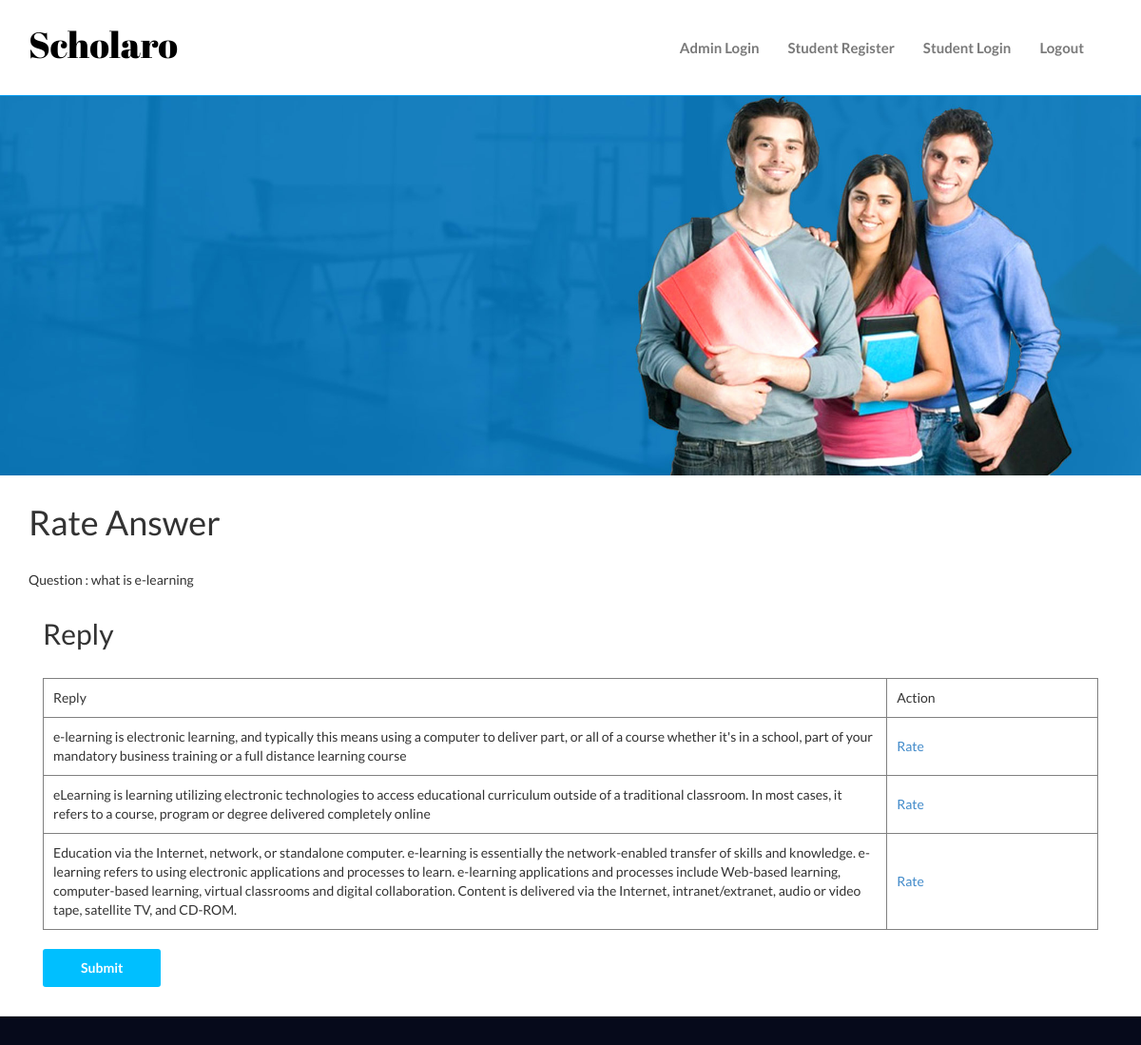
Page /rating.php?qid=1 on the committed database.
### tables this page shows
CREATE TABLE IF NOT EXISTS `question` (
  `qid` int(5) NOT NULL AUTO_INCREMENT,
  `question` longtext NOT NULL,
  `stid` int(5) NOT NULL,
  PRIMARY KEY (`qid`)
);

CREATE TABLE IF NOT EXISTS `reply` (
  `rid` int(5) NOT NULL AUTO_INCREMENT,
  `qid` int(5) NOT NULL,
  `reply` longtext NOT NULL,
  `stid` int(5) NOT NULL,
  `correct` int(5) NOT NULL,
  PRIMARY KEY (`rid`)
);

### rating.php (the view, shortened to what this page needs)
<?php
include"header.php";
?>
<div class="wrapper">
<div class="container">
				<div class="row">
				<div class="col-md-12">
				<h1>Rate Answer</h1>
				<form class="login" role="form" method="post" action="">
<?php
$qid=$_GET['qid'];
$q=mysql_query("select * from question where qid='$qid'")or die(mysql_error());
while($r=mysql_fetch_array($q))
{
$question=$r['question'];
echo "Question  :  $question";
}
?>
<div class="col-md-12">
<?php
$q=mysql_query("select * from reply where qid='$qid'")or die(mysql_error());
$n=mysql_num_rows($q);
if($n>0)
{
echo "<h2>Reply</h2>";
echo '<table align="center" cellpadding="10" cellspacing="0" border="1" width="100%">
<tr><td>Reply</td><td>Action</td></tr>';
while($r=mysql_fetch_array($q))
{
$reply=$r['reply'];
$rid=$r['rid'];
echo '<tr><td width="80%">'.$reply.'</td><td width="20%"><a href="add_rating.php?rid='.$rid.'&qid='.$qid.'">Rate</a></td></tr>';
}
echo "</table>";
}
?><br />
							<button type="submit" class="btn btn-two" name="submit">Submit</button><p><br/></p>
						</form>
						</div>
						</div>
				</div>
				</div>
<?php
include"footer.php";
?>

### assets/css/style.css (style rules this page uses)
body { font-family: 'Lato', sans-serif; font-weight: normal; }
h1, h2, h3, h4, h5, h6 { font-weight: normal; font-family: 'Lato', sans-serif; }
h1, .h1, h2, .h2, h3, .h3 { margin-top: 30px; }
h1 { margin: 30px 0; }
h2 { margin: 30px 0; }
.wrapper { min-height:400px; }
.btn { background: #00bfff; color: #fff; }

### rows in the picture
question: question "what is e-learning"
reply: reply "e-learning is electronic learning, and typically this means using a computer to deliver part, or all of a course whether it's in a school, part of your mandatory business training or a full distance learning course"
reply: reply "eLearning is learning utilizing electronic technologies to access educational curriculum outside of a traditional classroom. In most cases, it refers to a course, program or degree delivered completely online"
reply: reply "Education via the Internet, network, or standalone computer. e-learning is essentially the network-enabled transfer of skills and knowledge. e-learning refers to using electronic applications and processes to learn. e-learning applications and processes include Web-based learning, computer-based learning, virtual classrooms and digital collaboration. Content is delivered via the Internet, intranet/extranet, audio or video tape, satellite TV, and CD-ROM."
